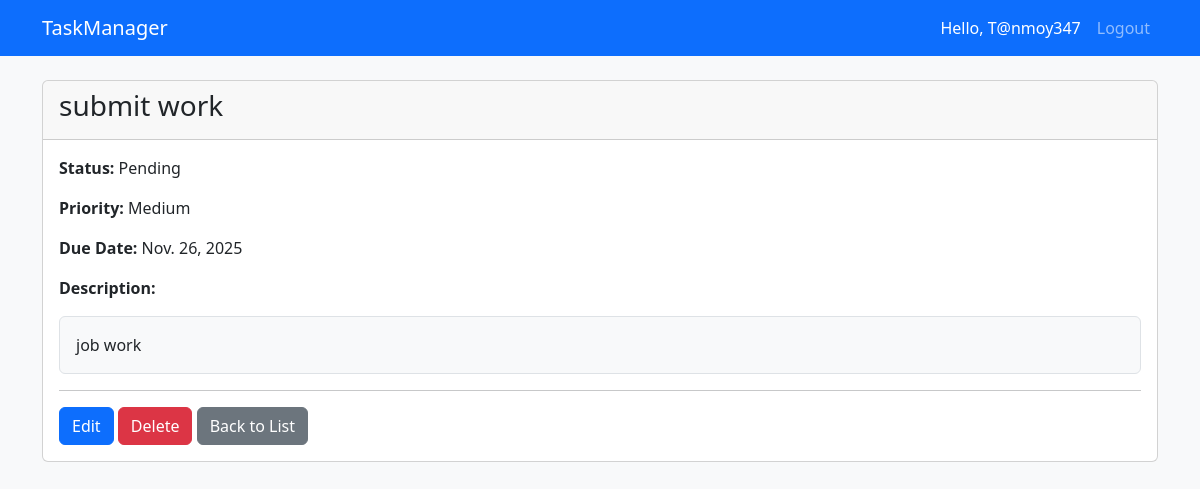
/task/11/ (signed in), run on the app's committed database.
### tasks/models.py (models this page shows, shortened)
class Task(models.Model):
    STATUS_CHOICES = [
        ('Pending', 'Pending'),
        ('In Progress', 'In Progress'),
        ('Completed', 'Completed'),
    ]
    PRIORITY_CHOICES = [
        ('Low', 'Low'),
        ('Medium', 'Medium'),
        ('High', 'High'),
    ]
    title = models.CharField(max_length=200)
    description = models.TextField(blank=True, null=True)
    status = models.CharField(max_length=20, choices=STATUS_CHOICES, default='Pending')
    priority = models.CharField(max_length=10, choices=PRIORITY_CHOICES, default='Medium')
    due_date = models.DateField()
    created_at = models.DateTimeField(auto_now_add=True)
    updated_at = models.DateTimeField(auto_now=True)
    owner = models.ForeignKey(User, on_delete=models.CASCADE)

### tasks/views.py (the view)
# urls.py: path('task/<int:pk>/', views.task_detail, name='task_detail'),
@login_required
def task_detail(request, pk):
    task = get_object_or_404(Task, pk=pk, owner=request.user)
    return render(request, 'tasks/task_detail.html', {'task': task})

### tasks/templates/tasks/task_detail.html
{% extends 'tasks/base.html' %}
{% block content %}
<div class="card">
    <div class="card-header">
        <h3>{{ task.title }}</h3>
    </div>
    <div class="card-body">
        <p><strong>Status:</strong> {{ task.status }}</p>
        <p><strong>Priority:</strong> {{ task.priority }}</p>
        <p><strong>Due Date:</strong> {{ task.due_date }}</p>
        <p><strong>Description:</strong></p>
        <p class="border p-3 rounded bg-light">{{ task.description }}</p>
        <hr>
        <a href="{% url 'update_task' task.id %}" class="btn btn-primary">Edit</a>
        <a href="{% url 'delete_task' task.id %}" class="btn btn-danger">Delete</a>
        <a href="{% url 'task_list' %}" class="btn btn-secondary">Back to List</a>
    </div>
</div>
{% endblock %}

### tasks/templates/tasks/base.html (shortened to what this page needs)
<!DOCTYPE html>
<html lang="en">
<head>
    <link href="https://cdn.jsdelivr.net/npm/bootstrap@5.3.0/dist/css/bootstrap.min.css" rel="stylesheet">
</head>
<body class="bg-light">
    <nav class="navbar navbar-expand-lg navbar-dark bg-primary mb-4">
        <div class="container">
            <a class="navbar-brand" href="{% url 'task_list' %}">TaskManager</a>
            <div class="navbar-nav ms-auto">
                {% if user.is_authenticated %}
                    <span class="nav-item nav-link text-white">Hello, {{ user.username }}</span>
                    <form action="{% url 'logout' %}" method="post" class="d-inline">
                        <button type="submit" class="btn btn-link nav-link" style="text-decoration: none;">Logout</button>
                    </form>
                {% else %}
                    <a class="nav-item nav-link" href="{% url 'login' %}">Login</a>
                    <a class="nav-item nav-link" href="{% url 'register' %}">Register</a>
                {% endif %}
            </div>
        </div>
    </nav>
    <div class="container">
        {% block content %}{% endblock %}
    </div>
</body>
</html>

### data on the page
Task: title "submit work", status "Pending", priority "Medium", due_date "Nov. 26, 2025", description "job work"

### other printed values
{{ user.username }} "T@nmoy347"
